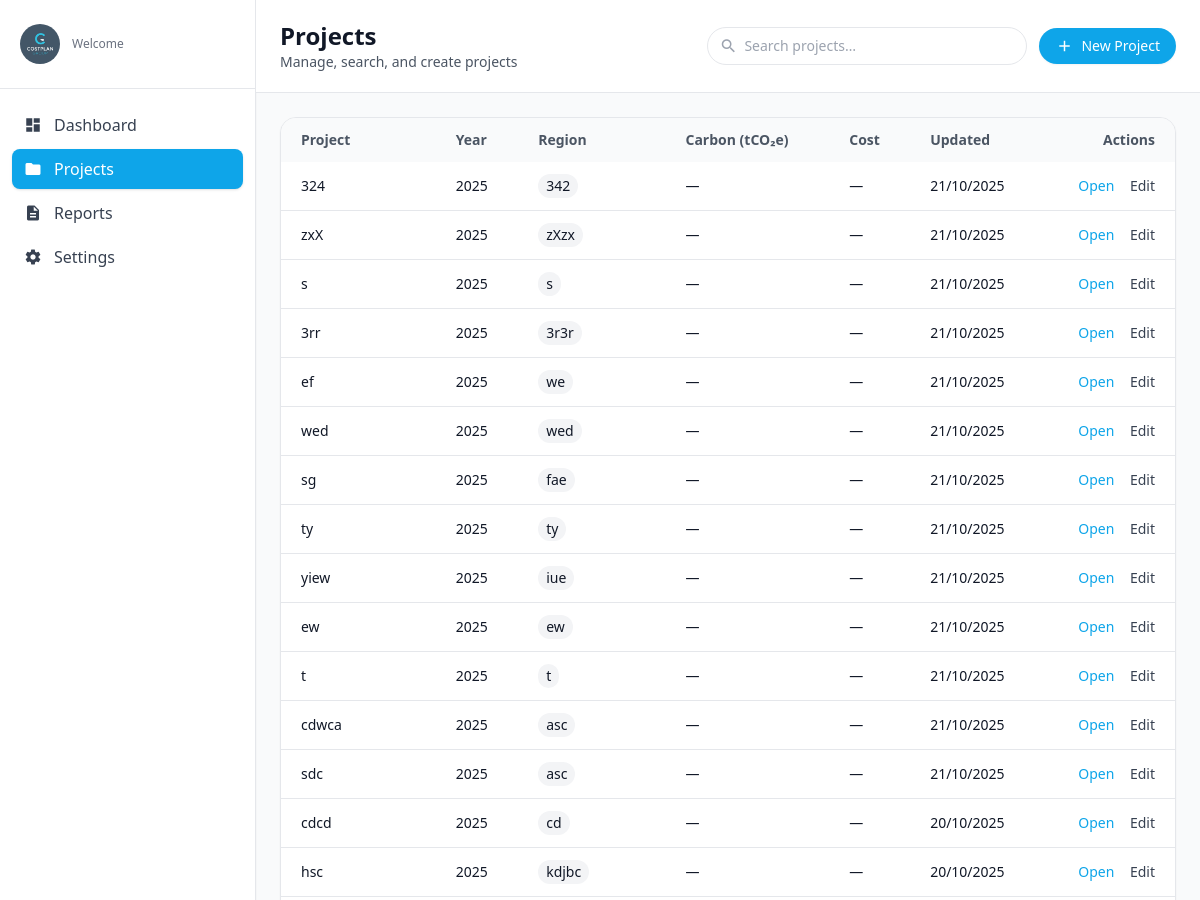
The page /projects/ (signed in, upper part) on the database as committed earlier.
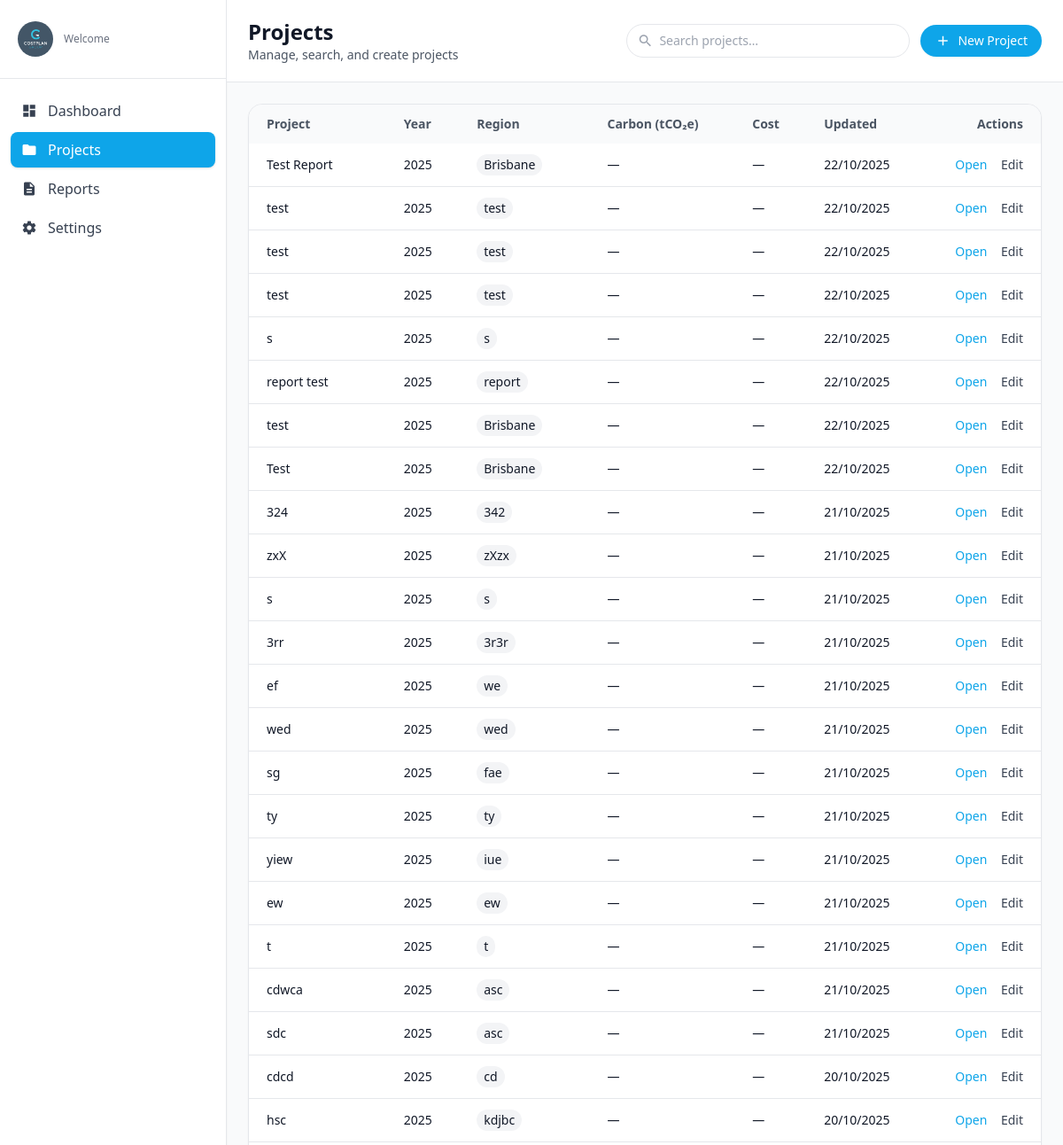
The same page on the database as committed later.
### app1/models.py (models this page shows, shortened)
class Metrics(models.Model):
    id = models.AutoField(primary_key=True)
    user = models.ForeignKey(User, on_delete=models.SET_NULL, null=True, blank=True, related_name="metrics")
    project_code = models.CharField(max_length=120, null=True, blank=True)  # free-form link to a project if needed
    building_type = models.CharField(max_length=120, null=True, blank=True)
    roof_area_m2 = models.DecimalField(max_digits=12, decimal_places=2, null=True, blank=True)
    roof_percent_gifa = models.DecimalField(max_digits=6, decimal_places=2, null=True, blank=True)
    basement_present = models.BooleanField(default=False)
    basement_size_m2 = models.DecimalField(max_digits=12, decimal_places=2, null=True, blank=True)
    basement_percent_gifa = models.DecimalField(max_digits=6, decimal_places=2, null=True, blank=True)
    num_apartments = models.PositiveIntegerField(null=True, blank=True)
    num_keys = models.PositiveIntegerField(null=True, blank=True)
    num_wcs = models.PositiveIntegerField(null=True, blank=True)
    gifa_m2 = models.DecimalField("GIFA (m²)", max_digits=14, decimal_places=2, null=True, blank=True)
    external_wall_area_m2 = models.DecimalField(max_digits=14, decimal_places=2, null=True, blank=True)
    external_openings_m2 = models.DecimalField(max_digits=14, decimal_places=2, null=True, blank=True)
    building_footprint_m2 = models.DecimalField(max_digits=14, decimal_places=2, null=True, blank=True)
    total_budget_aud = models.DecimalField(max_digits=16, decimal_places=2, null=True, blank=True)
    selected_intervention_ids = models.JSONField(default=list, blank=True)
    project_name = models.CharField(max_length=255, null=True, blank=True)
    location     = models.CharField(max_length=255, null=True, blank=True)
    created_at = models.DateTimeField(auto_now_add=True)
    updated_at = models.DateTimeField(auto_now=True)
    class Meta:
        db_table = "Metrics"
        indexes = [
            models.Index(fields=["building_type"]),
            models.Index(fields=["project_code"]),
            models.Index(fields=["created_at"]),
        ]

### app1/views.py (the view)
# urls.py: path('projects/', views.projects_view, name='projects'),
@login_required(login_url='login')
def projects_view(request: HttpRequest):
    q = (request.GET.get("q") or "").strip()
    qs = Metrics.objects.all().order_by("-updated_at", "-created_at")
    if q:
        qs = qs.filter(
            Q(project_name__icontains=q)
            | Q(building_type__icontains=q)
            | Q(location__icontains=q)
        )
    return render(request, "projects.html", {"projects": qs, "query": q})

### app1/context_processors.py (called while the page is built)
def theme_context(request):
    current_theme = request.session.get('user_theme', 'light')
    return {
        'current_theme': current_theme,
        'user_theme': current_theme,
    }  # ✅ ADD THE CLOSING BRACE!

### app1/templates/projects.html (shortened to what the changed rows need)
{% load static %}
{% load humanize %}
<!DOCTYPE html>
<html lang="en">
<head>
  <script src="https://cdn.tailwindcss.com"></script>
</head>
<body class="min-h-screen bg-gray-50 text-gray-900">
  <div class="flex min-h-screen">
    <main class="flex-1">
      <header class="bg-white border-b">
        <div class="max-w-7xl mx-auto px-6 py-5">
          <div class="flex flex-col gap-4 md:flex-row md:items-center md:justify-between">
            <div>
              <h1 class="text-2xl font-semibold">Projects</h1>
            </div>
          </div>
        </div>
      </header>
      <div class="max-w-7xl mx-auto px-6 py-6">
        <section class="bg-white border rounded-2xl shadow-sm overflow-x-auto">
          <table class="min-w-full text-sm">
            <thead class="bg-gray-50 text-gray-600">
              <tr>
                <th class="text-left px-5 py-3">Project</th>
                <th class="text-left px-5 py-3">Year</th>
                <th class="text-left px-5 py-3">Region</th>
                <th class="text-left px-5 py-3">Carbon (tCO₂e)</th>
                <th class="text-left px-5 py-3">Cost</th>
                <th class="text-left px-5 py-3">Updated</th>
                <th class="text-right px-5 py-3">Actions</th>
              </tr>
            </thead>
            <tbody id="projectRows" class="divide-y">
              {% for p in projects %}
              <tr class="hover:bg-gray-50" data-name="{{ p.project_name|default_if_none:'' }}">
                <td class="px-5 py-3 font-medium">
                  <a href="{% url 'project_detail' p.id %}" class="hover:underline">
                    {% if p.project_name %}{{ p.project_name }}{% else %}Project #{{ p.id }}{% endif %}
                  </a>
                </td>
                <td class="px-5 py-3">
                  {% if p.updated_at %}{{ p.updated_at|date:"Y" }}
                  {% elif p.created_at %}{{ p.created_at|date:"Y" }}
                  {% else %}—{% endif %}
                </td>
                <td class="px-5 py-3">
                  <span class="inline-flex items-center rounded-full bg-gray-100 px-2 py-0.5">
                    {{ p.location|default:"—" }}
                  </span>
                </td>
                <td class="px-5 py-3">—</td>
                <td class="px-5 py-3">
                  {% if p.estimated_auto_budget_aud %}
                    ${{ p.estimated_auto_budget_aud|floatformat:0|intcomma }}
                  {% else %}—{% endif %}
                </td>
                <td class="px-5 py-3">
                  {% if p.updated_at %}{{ p.updated_at|date:"d/m/Y" }}
                  {% elif p.created_at %}{{ p.created_at|date:"d/m/Y" }}
                  {% else %}—{% endif %}
                </td>
                <td class="px-5 py-3 space-x-3 text-right">
                  <a href="{% url 'project_detail' p.id %}" class="text-brand hover:text-brand-700">Open</a>
                  <a href="{% url 'project_detail' p.id %}?edit=1" class="text-gray-700 hover:text-gray-900">Edit</a>
                </td>
              </tr>
              {% empty %}
              <tr>
                <td colspan="7" class="px-5 py-6 text-gray-500">No projects found.</td>
              </tr>
              {% endfor %}
            </tbody>
          </table>
        </section>
      </div>
    </main>
  </div>
</body>
</html>

Rows that differ between the two databases and show on the page:
added Metrics: project_name "Test Report", updated_at "2025", location "Brisbane", updated_at "22/10/2025"
added Metrics: project_name "test", updated_at "2025", location "test", updated_at "22/10/2025"
added Metrics: project_name "test", updated_at "2025", location "test", updated_at "22/10/2025"
added Metrics: project_name "test", updated_at "2025", location "test", updated_at "22/10/2025"
added Metrics: project_name "s", updated_at "2025", location "s", updated_at "22/10/2025"
added Metrics: project_name "report test", updated_at "2025", location "report", updated_at "22/10/2025"
added Metrics: project_name "test", updated_at "2025", location "Brisbane", updated_at "22/10/2025"
added Metrics: project_name "Test", updated_at "2025", location "Brisbane", updated_at "22/10/2025"
